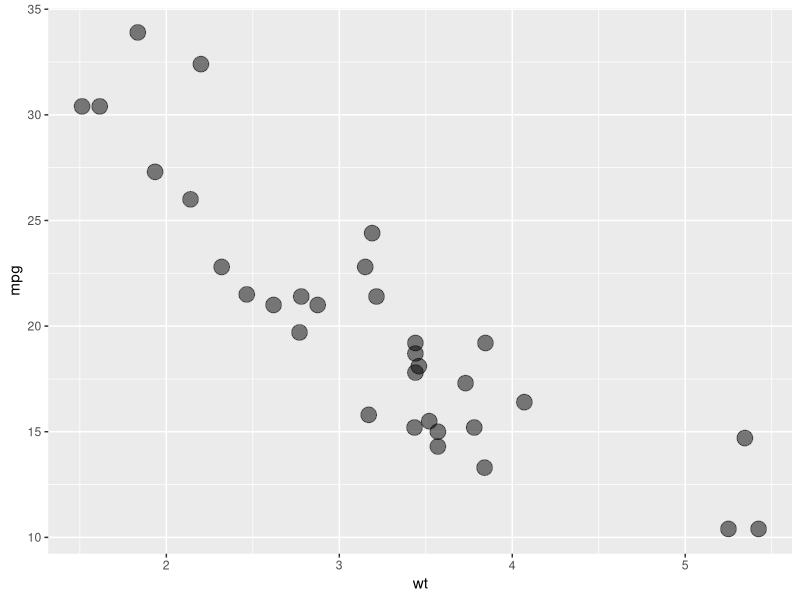
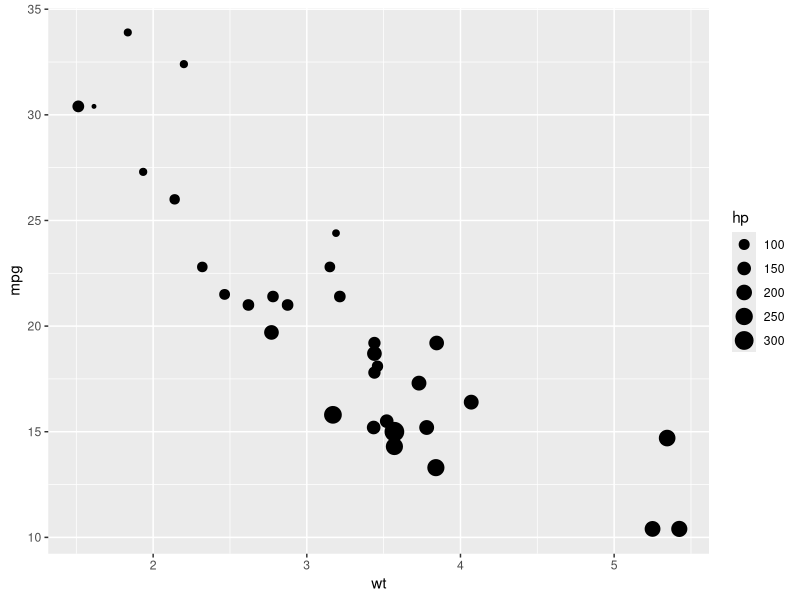
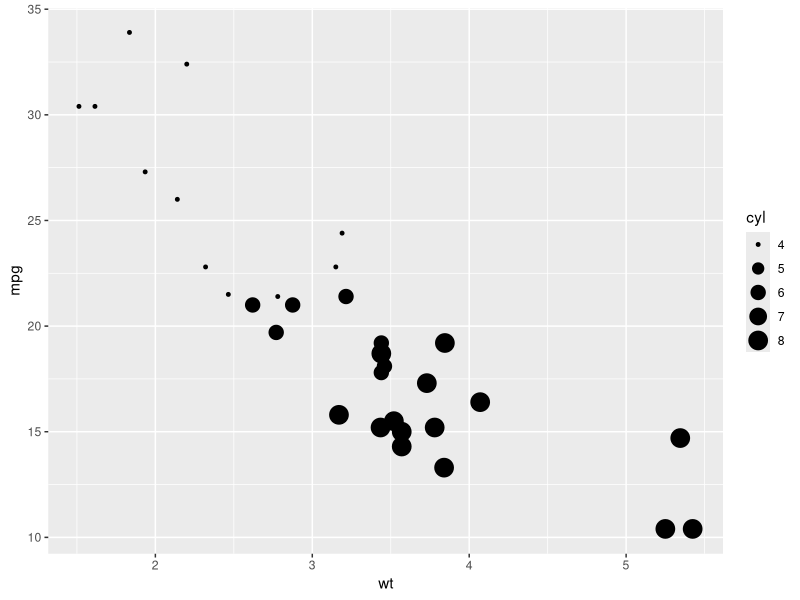
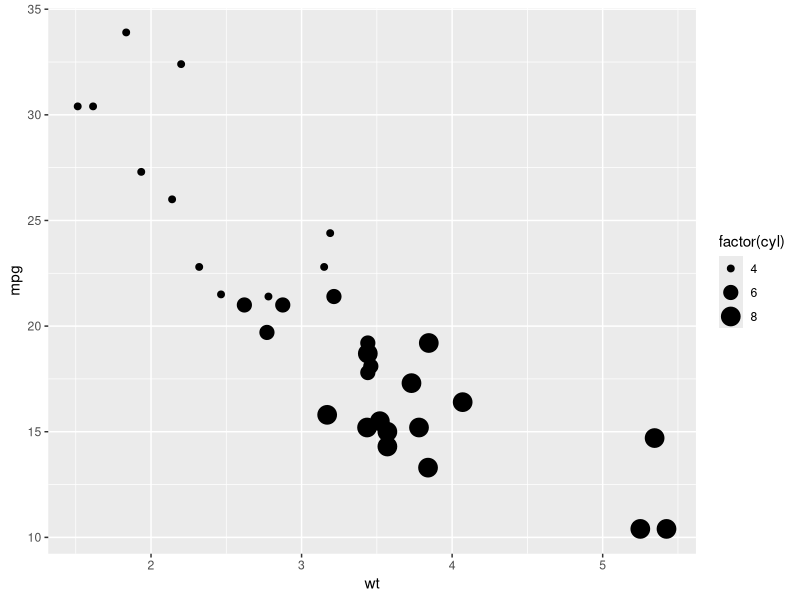
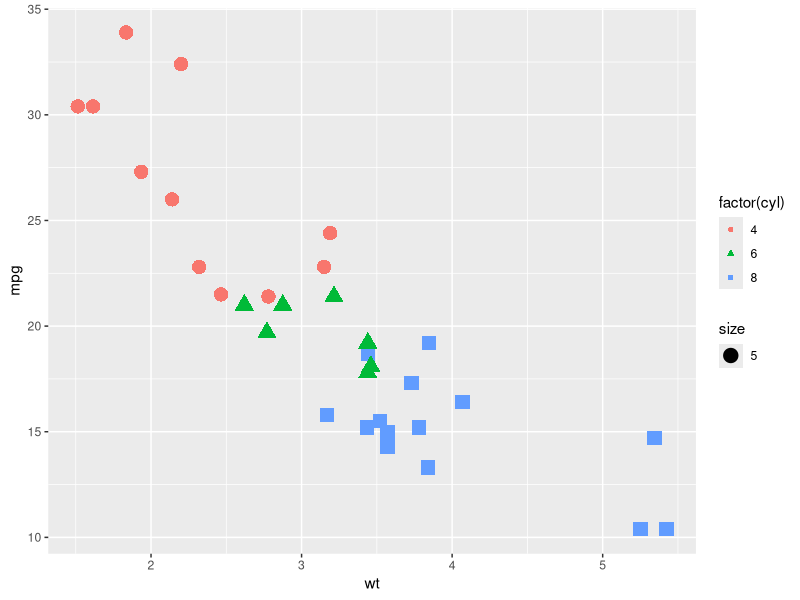

Reproduce these figures in R, in order. (Note: this script raises an error after producing the figures.)
library(ggplot2)
df <- mtcars

head(mtcars)

#DATA & AESTHETICS 
pl <- ggplot(data=df, aes(x=wt, y=mpg))

#GEOMETRY
pl+geom_point(alpha=.5, size=5)

#이 geom안에 aes를 써야, 컬럼이름들로 color같은 것들을 매길 수 있음. 
pl+geom_point(aes(size=hp))
pl+geom_point(aes(size=cyl)) #cyl은 기본 셋이 숫자니깐,continuous value
pl+geom_point(aes(size=factor(cyl)))#factor로(categorize) 바꿔서 하면 더 보기 편하지. 어짜피 4, 6, 8밖에 없거든
pl+geom_point(aes(shape=factor(cyl), color=factor(cyl), size=5)) #shape가 되려면 반드시 factor여야 함. 

pl+geom_point(size=cyl) #aes안쓰려면 그냥 숫자를 써야 함.
#이렇게 딱 분류가 되있는 친구들을



#color에 대해
pl2 <- pl+geom_point(size=5, color='blue')
pl2 
pl2 <- pl+geom_point(size=5, color='#8AD9CC') #hex code를 쓸 수 있음. 
pl2
pl2 <- pl+geom_point(size=5, aes(color=hp)) 
pl3<- pl2 + scale_color_gradient(low='blue', high='red') #여기서도 row color, high color 선택 가능
pl3
